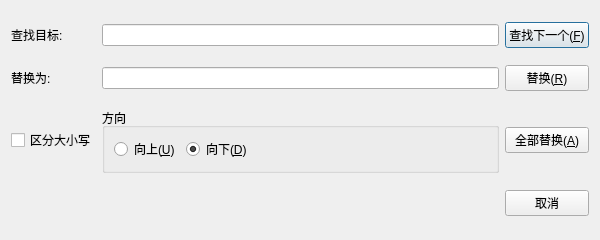
<?xml version="1.0" encoding="UTF-8"?>
<ui version="4.0">
 <class>ReplaceDialog</class>
 <widget class="QDialog" name="ReplaceDialog">
  <property name="geometry">
   <rect>
    <x>0</x>
    <y>0</y>
    <width>600</width>
    <height>240</height>
   </rect>
  </property>
  <property name="windowTitle">
   <string>替换</string>
  </property>
  <property name="windowIcon">
   <iconset resource="res.qrc">
    <normaloff>:/images/find-replace.svg</normaloff>:/images/find-replace.svg</iconset>
  </property>
  <property name="sizeGripEnabled">
   <bool>false</bool>
  </property>
  <layout class="QGridLayout" name="gridLayout">
   <item row="0" column="0">
    <widget class="QLabel" name="labelTarget">
     <property name="text">
      <string>查找目标:</string>
     </property>
    </widget>
   </item>
   <item row="0" column="1">
    <widget class="QLineEdit" name="lineEditFind">
     <property name="minimumSize">
      <size>
       <width>280</width>
       <height>0</height>
      </size>
     </property>
    </widget>
   </item>
   <item row="0" column="2">
    <widget class="QPushButton" name="btnFindNext">
     <property name="text">
      <string>查找下一个(&amp;F)</string>
     </property>
    </widget>
   </item>
   <item row="1" column="0">
    <widget class="QLabel" name="labelReplace">
     <property name="text">
      <string>替换为:</string>
     </property>
    </widget>
   </item>
   <item row="1" column="1">
    <widget class="QLineEdit" name="lineEditReplace">
     <property name="minimumSize">
      <size>
       <width>280</width>
       <height>0</height>
      </size>
     </property>
    </widget>
   </item>
   <item row="1" column="2">
    <widget class="QPushButton" name="btnReplace">
     <property name="text">
      <string>替换(&amp;R)</string>
     </property>
    </widget>
   </item>
   <item row="2" column="0">
    <widget class="QCheckBox" name="checkCase">
     <property name="text">
      <string>区分大小写</string>
     </property>
    </widget>
   </item>
   <item row="2" column="1">
    <widget class="QGroupBox" name="groupDirection">
     <property name="title">
      <string>方向</string>
     </property>
     <layout class="QHBoxLayout" name="horizontalLayout">
      <item>
       <widget class="QRadioButton" name="radioUp">
        <property name="text">
         <string>向上(&amp;U)</string>
        </property>
       </widget>
      </item>
      <item>
       <widget class="QRadioButton" name="radioDown">
        <property name="text">
         <string>向下(&amp;D)</string>
        </property>
        <property name="checked">
         <bool>true</bool>
        </property>
       </widget>
      </item>
      <item>
       <spacer name="spacerDirection">
        <property name="orientation">
         <enum>Qt::Horizontal</enum>
        </property>
        <property name="sizeHint" stdset="0">
         <size>
          <width>40</width>
          <height>20</height>
         </size>
        </property>
       </spacer>
      </item>
     </layout>
    </widget>
   </item>
   <item row="2" column="2">
    <widget class="QPushButton" name="btnReplaceAll">
     <property name="text">
      <string>全部替换(&amp;A)</string>
     </property>
    </widget>
   </item>
   <item row="3" column="2">
    <widget class="QPushButton" name="btnCancel">
     <property name="text">
      <string>取消</string>
     </property>
    </widget>
   </item>
  </layout>
 </widget>
 <resources>
  <include location="res.qrc"/>
 </resources>
 <connections/>
</ui>
